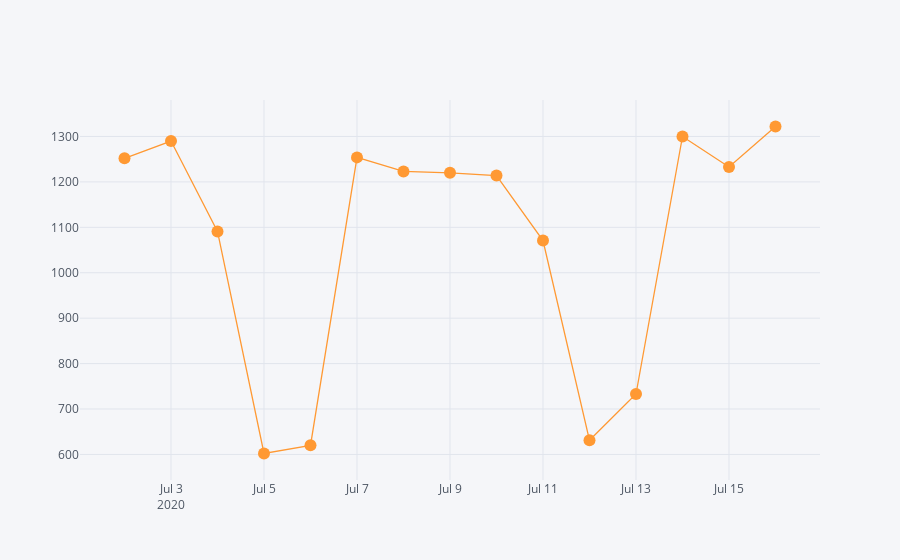

Here is the notebook cell this chart was saved with:
### Code cell
#esse gráfico está conectado, não funciona offline. Tem o recurso do tooltip ao passar o mouse sobre os pontos
fig = df.set_index('Date')['Novas Mortes'].iloc[-15:].iplot(mode='lines+markers',name='Teste')

### Figure 1 — Plotly figure (JSON) as saved in the notebook; plotly's stock layout.template omitted (floating-point values rounded to 4 significant figures)
{"data": [{"line": {"color": "rgba(255, 153, 51, 1.0)", "dash": "solid", "shape": "linear", "width": 1.3}, "marker": {"size": 12, "symbol": "circle"}, "mode": "lines+markers", "name": "Novas Mortes", "text": "", "type": "scatter", "x": ["2020-07-02 00:00:00+00:00", "2020-07-03 00:00:00+00:00", "2020-07-04 00:00:00+00:00", "2020-07-05 00:00:00+00:00", "2020-07-06 00:00:00+00:00", "2020-07-07 00:00:00+00:00", "2020-07-08 00:00:00+00:00", "2020-07-09 00:00:00+00:00", "2020-07-10 00:00:00+00:00", "2020-07-11 00:00:00+00:00", "2020-07-12 00:00:00+00:00", "2020-07-13 00:00:00+00:00", "2020-07-14 00:00:00+00:00", "2020-07-15 00:00:00+00:00", "2020-07-16 00:00:00+00:00"], "y": [1252, 1290, 1091, 602, 620, 1254, 1223, 1220, 1214, 1071, 631, 733, 1300, 1233, 1322]}], "layout": {"legend": {"bgcolor": "#F5F6F9", "font": {"color": "#4D5663"}}, "paper_bgcolor": "#F5F6F9", "plot_bgcolor": "#F5F6F9", "title": {"font": {"color": "#4D5663"}}, "xaxis": {"gridcolor": "#E1E5ED", "showgrid": true, "tickfont": {"color": "#4D5663"}, "title": {"font": {"color": "#4D5663"}, "text": ""}, "zerolinecolor": "#E1E5ED"}, "yaxis": {"gridcolor": "#E1E5ED", "showgrid": true, "tickfont": {"color": "#4D5663"}, "title": {"font": {"color": "#4D5663"}, "text": ""}, "zerolinecolor": "#E1E5ED"}}}
